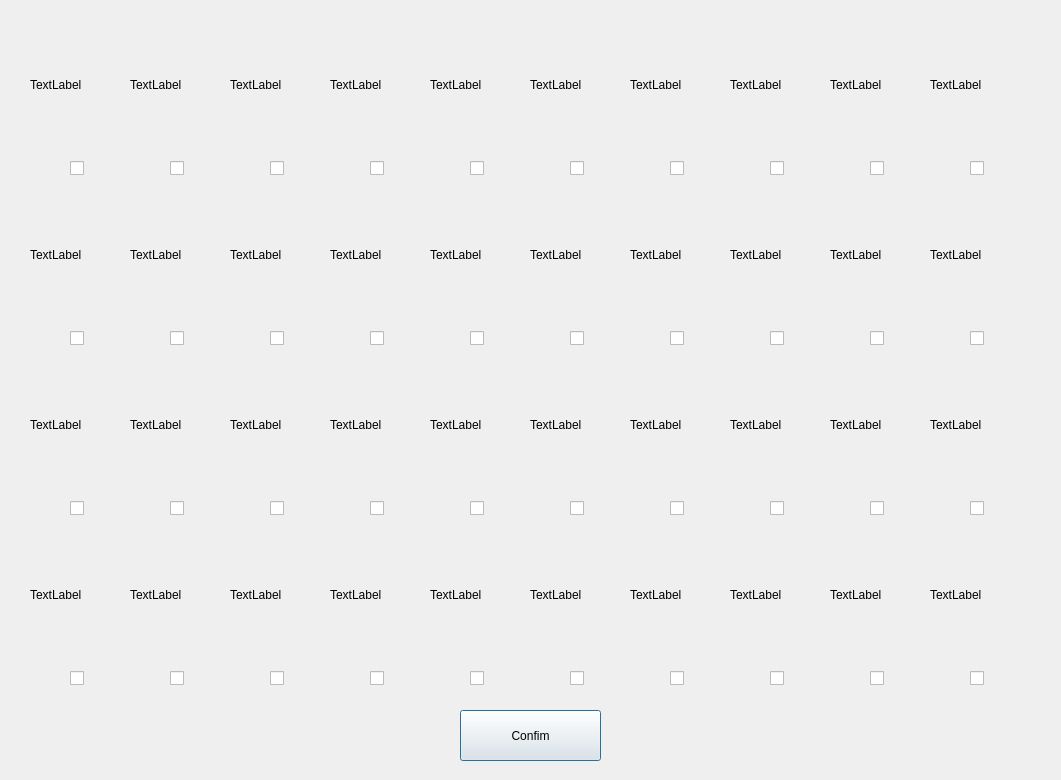
<?xml version="1.0" encoding="UTF-8"?>
<ui version="4.0">
 <class>Drop</class>
 <widget class="QDialog" name="Drop">
  <property name="geometry">
   <rect>
    <x>0</x>
    <y>0</y>
    <width>1061</width>
    <height>780</height>
   </rect>
  </property>
  <property name="windowTitle">
   <string>Dialog</string>
  </property>
  <widget class="QCheckBox" name="checkBox00">
   <property name="geometry">
    <rect>
     <x>70</x>
     <y>160</y>
     <width>16</width>
     <height>16</height>
    </rect>
   </property>
   <property name="text">
    <string/>
   </property>
  </widget>
  <widget class="QCheckBox" name="checkBox01">
   <property name="geometry">
    <rect>
     <x>170</x>
     <y>160</y>
     <width>16</width>
     <height>16</height>
    </rect>
   </property>
   <property name="text">
    <string/>
   </property>
  </widget>
  <widget class="QCheckBox" name="checkBox02">
   <property name="geometry">
    <rect>
     <x>270</x>
     <y>160</y>
     <width>16</width>
     <height>16</height>
    </rect>
   </property>
   <property name="text">
    <string/>
   </property>
  </widget>
  <widget class="QCheckBox" name="checkBox03">
   <property name="geometry">
    <rect>
     <x>370</x>
     <y>160</y>
     <width>16</width>
     <height>16</height>
    </rect>
   </property>
   <property name="text">
    <string/>
   </property>
  </widget>
  <widget class="QCheckBox" name="checkBox04">
   <property name="geometry">
    <rect>
     <x>470</x>
     <y>160</y>
     <width>16</width>
     <height>16</height>
    </rect>
   </property>
   <property name="text">
    <string/>
   </property>
  </widget>
  <widget class="QCheckBox" name="checkBox05">
   <property name="geometry">
    <rect>
     <x>570</x>
     <y>160</y>
     <width>16</width>
     <height>16</height>
    </rect>
   </property>
   <property name="text">
    <string/>
   </property>
  </widget>
  <widget class="QCheckBox" name="checkBox06">
   <property name="geometry">
    <rect>
     <x>670</x>
     <y>160</y>
     <width>16</width>
     <height>16</height>
    </rect>
   </property>
   <property name="text">
    <string/>
   </property>
  </widget>
  <widget class="QCheckBox" name="checkBox07">
   <property name="geometry">
    <rect>
     <x>770</x>
     <y>160</y>
     <width>16</width>
     <height>16</height>
    </rect>
   </property>
   <property name="text">
    <string/>
   </property>
  </widget>
  <widget class="QCheckBox" name="checkBox08">
   <property name="geometry">
    <rect>
     <x>870</x>
     <y>160</y>
     <width>16</width>
     <height>16</height>
    </rect>
   </property>
   <property name="text">
    <string/>
   </property>
  </widget>
  <widget class="QCheckBox" name="checkBox09">
   <property name="geometry">
    <rect>
     <x>970</x>
     <y>160</y>
     <width>16</width>
     <height>16</height>
    </rect>
   </property>
   <property name="text">
    <string/>
   </property>
  </widget>
  <widget class="QPushButton" name="pushButtonConfim">
   <property name="geometry">
    <rect>
     <x>460</x>
     <y>710</y>
     <width>141</width>
     <height>51</height>
    </rect>
   </property>
   <property name="text">
    <string>Confim</string>
   </property>
  </widget>
  <widget class="QCheckBox" name="checkBox17">
   <property name="geometry">
    <rect>
     <x>770</x>
     <y>330</y>
     <width>16</width>
     <height>16</height>
    </rect>
   </property>
   <property name="text">
    <string/>
   </property>
  </widget>
  <widget class="QCheckBox" name="checkBox11">
   <property name="geometry">
    <rect>
     <x>170</x>
     <y>330</y>
     <width>16</width>
     <height>16</height>
    </rect>
   </property>
   <property name="text">
    <string/>
   </property>
  </widget>
  <widget class="QCheckBox" name="checkBox16">
   <property name="geometry">
    <rect>
     <x>670</x>
     <y>330</y>
     <width>16</width>
     <height>16</height>
    </rect>
   </property>
   <property name="text">
    <string/>
   </property>
  </widget>
  <widget class="QCheckBox" name="checkBox15">
   <property name="geometry">
    <rect>
     <x>570</x>
     <y>330</y>
     <width>16</width>
     <height>16</height>
    </rect>
   </property>
   <property name="text">
    <string/>
   </property>
  </widget>
  <widget class="QCheckBox" name="checkBox19">
   <property name="geometry">
    <rect>
     <x>970</x>
     <y>330</y>
     <width>16</width>
     <height>16</height>
    </rect>
   </property>
   <property name="text">
    <string/>
   </property>
  </widget>
  <widget class="QCheckBox" name="checkBox13">
   <property name="geometry">
    <rect>
     <x>370</x>
     <y>330</y>
     <width>16</width>
     <height>16</height>
    </rect>
   </property>
   <property name="text">
    <string/>
   </property>
  </widget>
  <widget class="QCheckBox" name="checkBox10">
   <property name="geometry">
    <rect>
     <x>70</x>
     <y>330</y>
     <width>16</width>
     <height>16</height>
    </rect>
   </property>
   <property name="text">
    <string/>
   </property>
  </widget>
  <widget class="QCheckBox" name="checkBox18">
   <property name="geometry">
    <rect>
     <x>870</x>
     <y>330</y>
     <width>16</width>
     <height>16</height>
    </rect>
   </property>
   <property name="text">
    <string/>
   </property>
  </widget>
  <widget class="QCheckBox" name="checkBox14">
   <property name="geometry">
    <rect>
     <x>470</x>
     <y>330</y>
     <width>16</width>
     <height>16</height>
    </rect>
   </property>
   <property name="text">
    <string/>
   </property>
  </widget>
  <widget class="QCheckBox" name="checkBox12">
   <property name="geometry">
    <rect>
     <x>270</x>
     <y>330</y>
     <width>16</width>
     <height>16</height>
    </rect>
   </property>
   <property name="text">
    <string/>
   </property>
  </widget>
  <widget class="QCheckBox" name="checkBox27">
   <property name="geometry">
    <rect>
     <x>770</x>
     <y>500</y>
     <width>16</width>
     <height>16</height>
    </rect>
   </property>
   <property name="text">
    <string/>
   </property>
  </widget>
  <widget class="QCheckBox" name="checkBox21">
   <property name="geometry">
    <rect>
     <x>170</x>
     <y>500</y>
     <width>16</width>
     <height>16</height>
    </rect>
   </property>
   <property name="text">
    <string/>
   </property>
  </widget>
  <widget class="QCheckBox" name="checkBox26">
   <property name="geometry">
    <rect>
     <x>670</x>
     <y>500</y>
     <width>16</width>
     <height>16</height>
    </rect>
   </property>
   <property name="text">
    <string/>
   </property>
  </widget>
  <widget class="QCheckBox" name="checkBox25">
   <property name="geometry">
    <rect>
     <x>570</x>
     <y>500</y>
     <width>16</width>
     <height>16</height>
    </rect>
   </property>
   <property name="text">
    <string/>
   </property>
  </widget>
  <widget class="QCheckBox" name="checkBox29">
   <property name="geometry">
    <rect>
     <x>970</x>
     <y>500</y>
     <width>16</width>
     <height>16</height>
    </rect>
   </property>
   <property name="text">
    <string/>
   </property>
  </widget>
  <widget class="QCheckBox" name="checkBox23">
   <property name="geometry">
    <rect>
     <x>370</x>
     <y>500</y>
     <width>16</width>
     <height>16</height>
    </rect>
   </property>
   <property name="text">
    <string/>
   </property>
  </widget>
  <widget class="QCheckBox" name="checkBox20">
   <property name="geometry">
    <rect>
     <x>70</x>
     <y>500</y>
     <width>16</width>
     <height>16</height>
    </rect>
   </property>
   <property name="text">
    <string/>
   </property>
  </widget>
  <widget class="QCheckBox" name="checkBox28">
   <property name="geometry">
    <rect>
     <x>870</x>
     <y>500</y>
     <width>16</width>
     <height>16</height>
    </rect>
   </property>
   <property name="text">
    <string/>
   </property>
  </widget>
  <widget class="QCheckBox" name="checkBox24">
   <property name="geometry">
    <rect>
     <x>470</x>
     <y>500</y>
     <width>16</width>
     <height>16</height>
    </rect>
   </property>
   <property name="text">
    <string/>
   </property>
  </widget>
  <widget class="QCheckBox" name="checkBox22">
   <property name="geometry">
    <rect>
     <x>270</x>
     <y>500</y>
     <width>16</width>
     <height>16</height>
    </rect>
   </property>
   <property name="text">
    <string/>
   </property>
  </widget>
  <widget class="QCheckBox" name="checkBox37">
   <property name="geometry">
    <rect>
     <x>770</x>
     <y>670</y>
     <width>16</width>
     <height>16</height>
    </rect>
   </property>
   <property name="text">
    <string/>
   </property>
  </widget>
  <widget class="QCheckBox" name="checkBox31">
   <property name="geometry">
    <rect>
     <x>170</x>
     <y>670</y>
     <width>16</width>
     <height>16</height>
    </rect>
   </property>
   <property name="text">
    <string/>
   </property>
  </widget>
  <widget class="QCheckBox" name="checkBox36">
   <property name="geometry">
    <rect>
     <x>670</x>
     <y>670</y>
     <width>16</width>
     <height>16</height>
    </rect>
   </property>
   <property name="text">
    <string/>
   </property>
  </widget>
  <widget class="QCheckBox" name="checkBox35">
   <property name="geometry">
    <rect>
     <x>570</x>
     <y>670</y>
     <width>16</width>
     <height>16</height>
    </rect>
   </property>
   <property name="text">
    <string/>
   </property>
  </widget>
  <widget class="QCheckBox" name="checkBox39">
   <property name="geometry">
    <rect>
     <x>970</x>
     <y>670</y>
     <width>16</width>
     <height>16</height>
    </rect>
   </property>
   <property name="text">
    <string/>
   </property>
  </widget>
  <widget class="QCheckBox" name="checkBox33">
   <property name="geometry">
    <rect>
     <x>370</x>
     <y>670</y>
     <width>16</width>
     <height>16</height>
    </rect>
   </property>
   <property name="text">
    <string/>
   </property>
  </widget>
  <widget class="QCheckBox" name="checkBox30">
   <property name="geometry">
    <rect>
     <x>70</x>
     <y>670</y>
     <width>16</width>
     <height>16</height>
    </rect>
   </property>
   <property name="text">
    <string/>
   </property>
  </widget>
  <widget class="QCheckBox" name="checkBox38">
   <property name="geometry">
    <rect>
     <x>870</x>
     <y>670</y>
     <width>16</width>
     <height>16</height>
    </rect>
   </property>
   <property name="text">
    <string/>
   </property>
  </widget>
  <widget class="QCheckBox" name="checkBox34">
   <property name="geometry">
    <rect>
     <x>470</x>
     <y>670</y>
     <width>16</width>
     <height>16</height>
    </rect>
   </property>
   <property name="text">
    <string/>
   </property>
  </widget>
  <widget class="QCheckBox" name="checkBox32">
   <property name="geometry">
    <rect>
     <x>270</x>
     <y>670</y>
     <width>16</width>
     <height>16</height>
    </rect>
   </property>
   <property name="text">
    <string/>
   </property>
  </widget>
  <widget class="QLabel" name="label00">
   <property name="geometry">
    <rect>
     <x>30</x>
     <y>20</y>
     <width>90</width>
     <height>130</height>
    </rect>
   </property>
   <property name="text">
    <string>TextLabel</string>
   </property>
  </widget>
  <widget class="QLabel" name="label01">
   <property name="geometry">
    <rect>
     <x>130</x>
     <y>20</y>
     <width>90</width>
     <height>130</height>
    </rect>
   </property>
   <property name="text">
    <string>TextLabel</string>
   </property>
  </widget>
  <widget class="QLabel" name="label02">
   <property name="geometry">
    <rect>
     <x>230</x>
     <y>20</y>
     <width>90</width>
     <height>130</height>
    </rect>
   </property>
   <property name="text">
    <string>TextLabel</string>
   </property>
  </widget>
  <widget class="QLabel" name="label03">
   <property name="geometry">
    <rect>
     <x>330</x>
     <y>20</y>
     <width>90</width>
     <height>130</height>
    </rect>
   </property>
   <property name="text">
    <string>TextLabel</string>
   </property>
  </widget>
  <widget class="QLabel" name="label04">
   <property name="geometry">
    <rect>
     <x>430</x>
     <y>20</y>
     <width>90</width>
     <height>130</height>
    </rect>
   </property>
   <property name="text">
    <string>TextLabel</string>
   </property>
  </widget>
  <widget class="QLabel" name="label05">
   <property name="geometry">
    <rect>
     <x>530</x>
     <y>20</y>
     <width>90</width>
     <height>130</height>
    </rect>
   </property>
   <property name="text">
    <string>TextLabel</string>
   </property>
  </widget>
  <widget class="QLabel" name="label06">
   <property name="geometry">
    <rect>
     <x>630</x>
     <y>20</y>
     <width>90</width>
     <height>130</height>
    </rect>
   </property>
   <property name="text">
    <string>TextLabel</string>
   </property>
  </widget>
  <widget class="QLabel" name="label07">
   <property name="geometry">
    <rect>
     <x>730</x>
     <y>20</y>
     <width>90</width>
     <height>130</height>
    </rect>
   </property>
   <property name="text">
    <string>TextLabel</string>
   </property>
  </widget>
  <widget class="QLabel" name="label08">
   <property name="geometry">
    <rect>
     <x>830</x>
     <y>20</y>
     <width>90</width>
     <height>130</height>
    </rect>
   </property>
   <property name="text">
    <string>TextLabel</string>
   </property>
  </widget>
  <widget class="QLabel" name="label09">
   <property name="geometry">
    <rect>
     <x>930</x>
     <y>20</y>
     <width>90</width>
     <height>130</height>
    </rect>
   </property>
   <property name="text">
    <string>TextLabel</string>
   </property>
  </widget>
  <widget class="QLabel" name="label14">
   <property name="geometry">
    <rect>
     <x>430</x>
     <y>190</y>
     <width>90</width>
     <height>130</height>
    </rect>
   </property>
   <property name="text">
    <string>TextLabel</string>
   </property>
  </widget>
  <widget class="QLabel" name="label16">
   <property name="geometry">
    <rect>
     <x>630</x>
     <y>190</y>
     <width>90</width>
     <height>130</height>
    </rect>
   </property>
   <property name="text">
    <string>TextLabel</string>
   </property>
  </widget>
  <widget class="QLabel" name="label19">
   <property name="geometry">
    <rect>
     <x>930</x>
     <y>190</y>
     <width>90</width>
     <height>130</height>
    </rect>
   </property>
   <property name="text">
    <string>TextLabel</string>
   </property>
  </widget>
  <widget class="QLabel" name="label11">
   <property name="geometry">
    <rect>
     <x>130</x>
     <y>190</y>
     <width>90</width>
     <height>130</height>
    </rect>
   </property>
   <property name="text">
    <string>TextLabel</string>
   </property>
  </widget>
  <widget class="QLabel" name="label12">
   <property name="geometry">
    <rect>
     <x>230</x>
     <y>190</y>
     <width>90</width>
     <height>130</height>
    </rect>
   </property>
   <property name="text">
    <string>TextLabel</string>
   </property>
  </widget>
  <widget class="QLabel" name="label18">
   <property name="geometry">
    <rect>
     <x>830</x>
     <y>190</y>
     <width>90</width>
     <height>130</height>
    </rect>
   </property>
   <property name="text">
    <string>TextLabel</string>
   </property>
  </widget>
  <widget class="QLabel" name="label10">
   <property name="geometry">
    <rect>
     <x>30</x>
     <y>190</y>
     <width>90</width>
     <height>130</height>
    </rect>
   </property>
   <property name="text">
    <string>TextLabel</string>
   </property>
  </widget>
  <widget class="QLabel" name="label15">
   <property name="geometry">
    <rect>
     <x>530</x>
     <y>190</y>
     <width>90</width>
     <height>130</height>
    </rect>
   </property>
   <property name="text">
    <string>TextLabel</string>
   </property>
  </widget>
  <widget class="QLabel" name="label13">
   <property name="geometry">
    <rect>
     <x>330</x>
     <y>190</y>
     <width>90</width>
     <height>130</height>
    </rect>
   </property>
   <property name="text">
    <string>TextLabel</string>
   </property>
  </widget>
  <widget class="QLabel" name="label17">
   <property name="geometry">
    <rect>
     <x>730</x>
     <y>190</y>
     <width>90</width>
     <height>130</height>
    </rect>
   </property>
   <property name="text">
    <string>TextLabel</string>
   </property>
  </widget>
  <widget class="QLabel" name="label24">
   <property name="geometry">
    <rect>
     <x>430</x>
     <y>360</y>
     <width>90</width>
     <height>130</height>
    </rect>
   </property>
   <property name="text">
    <string>TextLabel</string>
   </property>
  </widget>
  <widget class="QLabel" name="label26">
   <property name="geometry">
    <rect>
     <x>630</x>
     <y>360</y>
     <width>90</width>
     <height>130</height>
    </rect>
   </property>
   <property name="text">
    <string>TextLabel</string>
   </property>
  </widget>
  <widget class="QLabel" name="label29">
   <property name="geometry">
    <rect>
     <x>930</x>
     <y>360</y>
     <width>90</width>
     <height>130</height>
    </rect>
   </property>
   <property name="text">
    <string>TextLabel</string>
   </property>
  </widget>
  <widget class="QLabel" name="label21">
   <property name="geometry">
    <rect>
     <x>130</x>
     <y>360</y>
     <width>90</width>
     <height>130</height>
    </rect>
   </property>
   <property name="text">
    <string>TextLabel</string>
   </property>
  </widget>
  <widget class="QLabel" name="label22">
   <property name="geometry">
    <rect>
     <x>230</x>
     <y>360</y>
     <width>90</width>
     <height>130</height>
    </rect>
   </property>
   <property name="text">
    <string>TextLabel</string>
   </property>
  </widget>
  <widget class="QLabel" name="label28">
   <property name="geometry">
    <rect>
     <x>830</x>
     <y>360</y>
     <width>90</width>
     <height>130</height>
    </rect>
   </property>
   <property name="text">
    <string>TextLabel</string>
   </property>
  </widget>
  <widget class="QLabel" name="label20">
   <property name="geometry">
    <rect>
     <x>30</x>
     <y>360</y>
     <width>90</width>
     <height>130</height>
    </rect>
   </property>
   <property name="text">
    <string>TextLabel</string>
   </property>
  </widget>
  <widget class="QLabel" name="label25">
   <property name="geometry">
    <rect>
     <x>530</x>
     <y>360</y>
     <width>90</width>
     <height>130</height>
    </rect>
   </property>
   <property name="text">
    <string>TextLabel</string>
   </property>
  </widget>
  <widget class="QLabel" name="label23">
   <property name="geometry">
    <rect>
     <x>330</x>
     <y>360</y>
     <width>90</width>
     <height>130</height>
    </rect>
   </property>
   <property name="text">
    <string>TextLabel</string>
   </property>
  </widget>
  <widget class="QLabel" name="label27">
   <property name="geometry">
    <rect>
     <x>730</x>
     <y>360</y>
     <width>90</width>
     <height>130</height>
    </rect>
   </property>
   <property name="text">
    <string>TextLabel</string>
   </property>
  </widget>
  <widget class="QLabel" name="label34">
   <property name="geometry">
    <rect>
     <x>430</x>
     <y>530</y>
     <width>90</width>
     <height>130</height>
    </rect>
   </property>
   <property name="text">
    <string>TextLabel</string>
   </property>
  </widget>
  <widget class="QLabel" name="label36">
   <property name="geometry">
    <rect>
     <x>630</x>
     <y>530</y>
     <width>90</width>
     <height>130</height>
    </rect>
   </property>
   <property name="text">
    <string>TextLabel</string>
   </property>
  </widget>
  <widget class="QLabel" name="label39">
   <property name="geometry">
    <rect>
     <x>930</x>
     <y>530</y>
     <width>90</width>
     <height>130</height>
    </rect>
   </property>
   <property name="text">
    <string>TextLabel</string>
   </property>
  </widget>
  <widget class="QLabel" name="label31">
   <property name="geometry">
    <rect>
     <x>130</x>
     <y>530</y>
     <width>90</width>
     <height>130</height>
    </rect>
   </property>
   <property name="text">
    <string>TextLabel</string>
   </property>
  </widget>
  <widget class="QLabel" name="label32">
   <property name="geometry">
    <rect>
     <x>230</x>
     <y>530</y>
     <width>90</width>
     <height>130</height>
    </rect>
   </property>
   <property name="text">
    <string>TextLabel</string>
   </property>
  </widget>
  <widget class="QLabel" name="label38">
   <property name="geometry">
    <rect>
     <x>830</x>
     <y>530</y>
     <width>90</width>
     <height>130</height>
    </rect>
   </property>
   <property name="text">
    <string>TextLabel</string>
   </property>
  </widget>
  <widget class="QLabel" name="label30">
   <property name="geometry">
    <rect>
     <x>30</x>
     <y>530</y>
     <width>90</width>
     <height>130</height>
    </rect>
   </property>
   <property name="text">
    <string>TextLabel</string>
   </property>
  </widget>
  <widget class="QLabel" name="label35">
   <property name="geometry">
    <rect>
     <x>530</x>
     <y>530</y>
     <width>90</width>
     <height>130</height>
    </rect>
   </property>
   <property name="text">
    <string>TextLabel</string>
   </property>
  </widget>
  <widget class="QLabel" name="label33">
   <property name="geometry">
    <rect>
     <x>330</x>
     <y>530</y>
     <width>90</width>
     <height>130</height>
    </rect>
   </property>
   <property name="text">
    <string>TextLabel</string>
   </property>
  </widget>
  <widget class="QLabel" name="label37">
   <property name="geometry">
    <rect>
     <x>730</x>
     <y>530</y>
     <width>90</width>
     <height>130</height>
    </rect>
   </property>
   <property name="text">
    <string>TextLabel</string>
   </property>
  </widget>
  <widget class="QLabel" name="background">
   <property name="geometry">
    <rect>
     <x>0</x>
     <y>0</y>
     <width>1061</width>
     <height>780</height>
    </rect>
   </property>
   <property name="text">
    <string/>
   </property>
  </widget>
  <zorder>background</zorder>
  <zorder>checkBox00</zorder>
  <zorder>checkBox01</zorder>
  <zorder>checkBox02</zorder>
  <zorder>checkBox03</zorder>
  <zorder>checkBox04</zorder>
  <zorder>checkBox05</zorder>
  <zorder>checkBox06</zorder>
  <zorder>checkBox07</zorder>
  <zorder>checkBox08</zorder>
  <zorder>checkBox09</zorder>
  <zorder>pushButtonConfim</zorder>
  <zorder>checkBox17</zorder>
  <zorder>checkBox11</zorder>
  <zorder>checkBox16</zorder>
  <zorder>checkBox15</zorder>
  <zorder>checkBox19</zorder>
  <zorder>checkBox13</zorder>
  <zorder>checkBox10</zorder>
  <zorder>checkBox18</zorder>
  <zorder>checkBox14</zorder>
  <zorder>checkBox12</zorder>
  <zorder>checkBox27</zorder>
  <zorder>checkBox21</zorder>
  <zorder>checkBox26</zorder>
  <zorder>checkBox25</zorder>
  <zorder>checkBox29</zorder>
  <zorder>checkBox23</zorder>
  <zorder>checkBox20</zorder>
  <zorder>checkBox28</zorder>
  <zorder>checkBox24</zorder>
  <zorder>checkBox22</zorder>
  <zorder>checkBox37</zorder>
  <zorder>checkBox31</zorder>
  <zorder>checkBox36</zorder>
  <zorder>checkBox35</zorder>
  <zorder>checkBox39</zorder>
  <zorder>checkBox33</zorder>
  <zorder>checkBox30</zorder>
  <zorder>checkBox38</zorder>
  <zorder>checkBox34</zorder>
  <zorder>checkBox32</zorder>
  <zorder>label00</zorder>
  <zorder>label01</zorder>
  <zorder>label02</zorder>
  <zorder>label03</zorder>
  <zorder>label04</zorder>
  <zorder>label05</zorder>
  <zorder>label06</zorder>
  <zorder>label07</zorder>
  <zorder>label08</zorder>
  <zorder>label09</zorder>
  <zorder>label14</zorder>
  <zorder>label16</zorder>
  <zorder>label19</zorder>
  <zorder>label11</zorder>
  <zorder>label12</zorder>
  <zorder>label18</zorder>
  <zorder>label10</zorder>
  <zorder>label15</zorder>
  <zorder>label13</zorder>
  <zorder>label17</zorder>
  <zorder>label24</zorder>
  <zorder>label26</zorder>
  <zorder>label29</zorder>
  <zorder>label21</zorder>
  <zorder>label22</zorder>
  <zorder>label28</zorder>
  <zorder>label20</zorder>
  <zorder>label25</zorder>
  <zorder>label23</zorder>
  <zorder>label27</zorder>
  <zorder>label34</zorder>
  <zorder>label36</zorder>
  <zorder>label39</zorder>
  <zorder>label31</zorder>
  <zorder>label32</zorder>
  <zorder>label38</zorder>
  <zorder>label30</zorder>
  <zorder>label35</zorder>
  <zorder>label33</zorder>
  <zorder>label37</zorder>
 </widget>
 <resources/>
 <connections/>
</ui>
